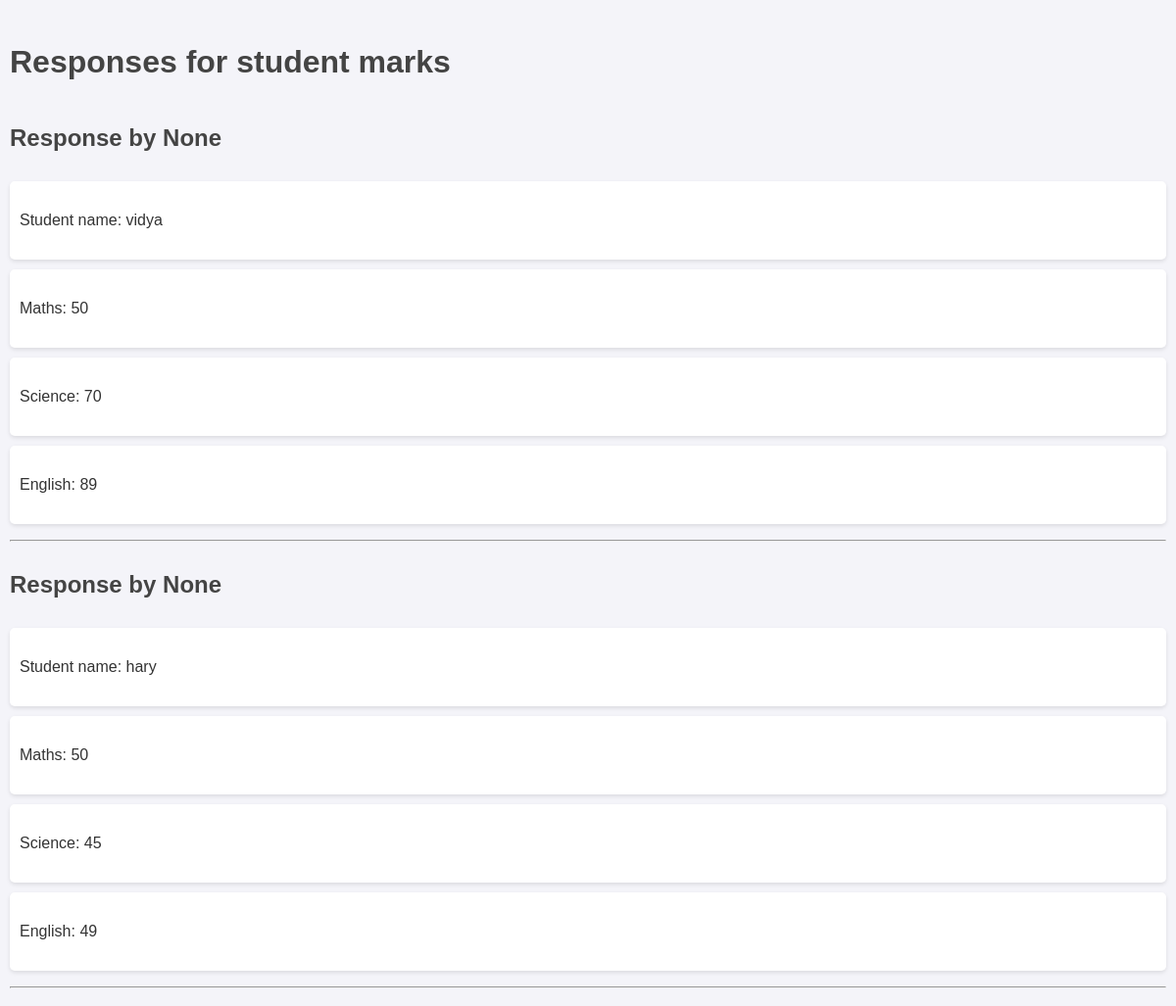
The page /form/35/responses/ on the database its author committed.
### forms/models.py (models this page shows, shortened)
class Form(models.Model):
    title = models.CharField(max_length=200)
    description = models.TextField(blank=True, null=True)
    created_at = models.DateTimeField(auto_now_add=True)

class Response(models.Model):
    form = models.ForeignKey(Form, on_delete=models.CASCADE, related_name='responses')
    respondent_name = models.CharField(max_length=100, blank=True, null=True)
    submitted_at = models.DateTimeField(auto_now_add=True)

class Answer(models.Model):
    response = models.ForeignKey(Response, on_delete=models.CASCADE, related_name='answers')
    question = models.ForeignKey(Question, on_delete=models.CASCADE)
    answer_text = models.TextField(blank=True, null=True)

class Question(models.Model):
    QUESTION_TYPES = [
        ('text', 'Text'),
        ('integer', 'Integer'),
        ('mcq_single', 'Multiple Choice (Single Correct)'),
        ('mcq_multiple', 'Multiple Choice (Multiple Correct)'),
    ]
    form = models.ForeignKey(Form, on_delete=models.CASCADE, related_name='questions')
    text = models.CharField(max_length=500)
    question_type = models.CharField(max_length=50, choices=QUESTION_TYPES)
    required = models.BooleanField(default=False)
    options = models.TextField(blank=True, null=True)
    include_in_calculations = models.BooleanField(default=False, verbose_name="Include in totals/averages")
    parent_question = models.ForeignKey('self', on_delete=models.SET_NULL, null=True, blank=True, related_name='child_questions')
    trigger_answer = models.CharField(max_length=200, blank=True, null=True)  # Answer that triggers this question

### forms/views.py (the view)
# urls.py: path('form/<int:form_id>/responses/', views.view_responses, name='view_responses'),
def view_responses(request, form_id):
    form = get_object_or_404(Form, id=form_id)
    responses = form.responses.all()
    response_data = []
    for response in responses:
        total = 0
        count = 0
        numbers = []
        for answer in response.answers.all():
            if (answer.question.question_type == 'integer' and
                answer.question.include_in_calculations and
                answer.answer_text):
                try:
                    num = int(answer.answer_text)
                    numbers.append(num)
                    total += num
                    count += 1
                    print(f"Added to calculations: {num}")
                except ValueError:
                    print(f"Failed to convert to integer: {answer.answer_text}")
                    pass
        avg = total / count if count > 0 else 0
        response_data.append({
            'response': response,
            'total': total,
            'average': avg,
            'numbers': numbers
        })
    return render(request, 'forms/view_responses.html', {
        'form': form,
        'response_data': response_data
    })

### forms/templates/forms/view_responses.html (shortened to what this page needs)
<!DOCTYPE html>
<html>
<head>
    {% load static %}
    <link rel="stylesheet" href="{% static 'forms/style.css' %}">
</head>
<body>
    <h1>Responses for {{ form.title }}</h1>
    {% for data in response_data %}
        <h2>Response by {{ data.response.respondent_name }}</h2>
        <ul>
            {% for answer in data.response.answers.all %}
                <li>{{ answer.question.text }}: {{ answer.answer_text }}</li>
            {% endfor %}
        </ul>
        <hr>
    {% endfor %}
</body>
</html>

### forms/static/forms/style.css (style rules this page uses)
body { font-family: Arial, sans-serif; margin: 20px; }
h1 { color: #333; }
body { font-family: 'Arial', sans-serif; background-color: #f4f4f9; color: #333; margin: 0; padding: 10px; line-height: 2.0; }
h1, h2 { color: #444; }
ul { list-style-type: none; padding: 0; }
ul li { display: flex; justify-content: space-between; align-items: center; background: white; margin: 10px 0; padding: 10px; border-radius: 5px; box-shadow: 0 2px 4px rgba(0, 0, 0, 0.1); min-height: 60px; }

### rows shown on the page
Form: title "student marks"
Response: response.respondent_name "None"
Answer: question.text "Student name", answer_text "vidya"
Answer: question.text "Maths", answer_text "50"
Answer: question.text "Science", answer_text "70"
Answer: question.text "English", answer_text "89"
Response: response.respondent_name "None"
Answer: question.text "Student name", answer_text "hary"
Answer: question.text "Maths", answer_text "50"
Answer: question.text "Science", answer_text "45"
Answer: question.text "English", answer_text "49"
